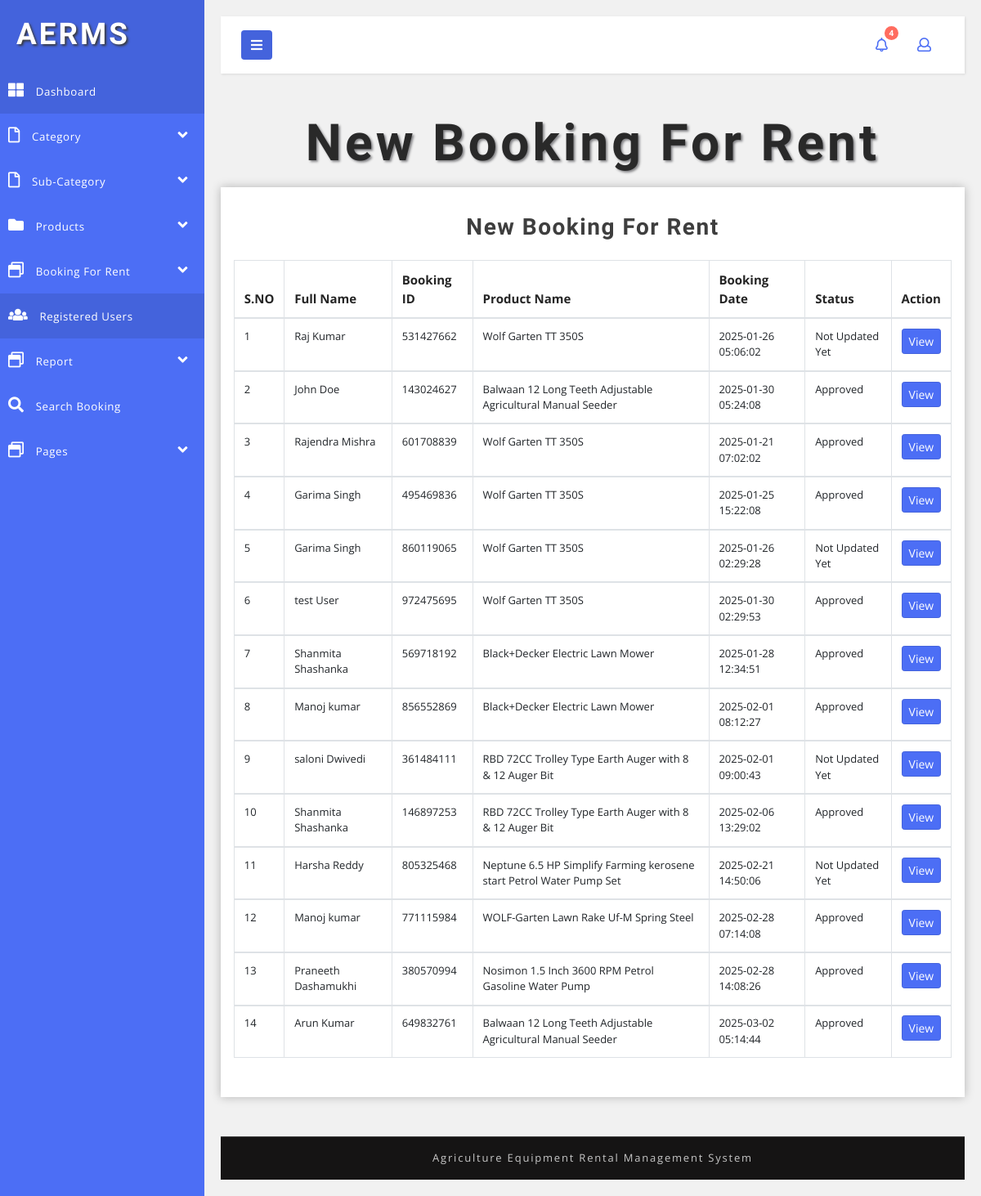
/aerms/admin/all-booking.php (signed in), run on the app's committed database.
### tables this page shows
CREATE TABLE `tblbooking` (
  `ID` int(10) NOT NULL,
  `BookingNumber` int(10) DEFAULT NULL,
  `UserID` int(10) DEFAULT NULL,
  `ProductID` int(10) DEFAULT NULL,
  `FromDate` date DEFAULT NULL,
  `ToDate` date DEFAULT NULL,
  `UsedFor` varchar(250) DEFAULT NULL,
  `Quantity` int(10) DEFAULT NULL,
  `DeliveryAddress` mediumtext DEFAULT NULL,
  `AddressProof` varchar(250) DEFAULT NULL,
  `DateofBooking` timestamp NULL DEFAULT current_timestamp(),
  `TotalCost` decimal(10,0) DEFAULT NULL,
  `Remark` varchar(250) DEFAULT NULL,
  `Status` varchar(250) DEFAULT NULL,
  `RemarkDate` timestamp NULL DEFAULT NULL ON UPDATE current_timestamp()
);

CREATE TABLE `tbluser` (
  `ID` int(10) NOT NULL,
  `FirstName` varchar(120) DEFAULT NULL,
  `LastName` varchar(120) DEFAULT NULL,
  `Email` varchar(120) DEFAULT NULL,
  `MobileNumber` bigint(20) DEFAULT NULL,
  `Password` varchar(120) DEFAULT NULL,
  `RegDate` timestamp NULL DEFAULT current_timestamp()
);

CREATE TABLE `tblproduct` (
  `ID` int(5) NOT NULL,
  `CategoryID` int(10) DEFAULT NULL,
  `SubcategoryID` int(5) DEFAULT NULL,
  `ProductName` varchar(250) DEFAULT NULL,
  `ModelNumber` varchar(250) DEFAULT NULL,
  `PowerSource` varchar(250) DEFAULT NULL,
  `RentPrice` decimal(10,0) DEFAULT NULL,
  `ProductSpecifications` mediumtext DEFAULT NULL,
  `ProductDescription` mediumtext DEFAULT NULL,
  `Image` varchar(250) DEFAULT NULL,
  `Image1` varchar(250) DEFAULT NULL,
  `Image2` varchar(250) DEFAULT NULL,
  `Image3` varchar(250) DEFAULT NULL,
  `Image4` varchar(250) DEFAULT NULL,
  `Image5` varchar(250) DEFAULT NULL,
  `CreationDate` timestamp NULL DEFAULT current_timestamp()
);

### aerms/admin/all-booking.php (the view, shortened to what this page needs)
<?php
include('includes/dbconnection.php');
if (strlen($_SESSION['aid']==0)) {
  header('location:logout.php');
  } else{
?>
<!DOCTYPE html>
<html lang="en">
<head>
    <link href="css/bootstrap.css" rel="stylesheet" type="text/css" media="all" />
    <link href="css/style.css" rel="stylesheet" type="text/css" media="all" />
    <link rel="stylesheet" href="css/style4.css">
    <link href="css/fontawesome-all.css" rel="stylesheet">
</head>
<body>
    <div class="wrapper">
   <?php include_once('includes/sidebar.php');?>
        <div id="content">
       <?php include_once('includes/header.php');?>
            <h2 class="main-title-w3layouts mb-2 text-center">New Booking For Rent</h2>
            <section class="tables-section">
                <div class="outer-w3-agile mt-3">
                    <h4 class="tittle-w3-agileits mb-4">New Booking For Rent</h4>
                    <div class="container-fluid">
                        <div class="row">
                            <table class="table table-bordered">
                                <thead>
                                    <tr>
                                        <th scope="col">S.NO</th>
                                        <th scope="col">Full Name</th>
                                        <th scope="col">Booking ID</th>
                                        <th scope="col">Product Name</th>
                                        <th scope="col">Booking Date</th>
                                        <th scope="col">Status</th>
                                        <th scope="col">Action</th>
                                    </tr>
                                </thead>
                                <?php
$ret=mysqli_query($con,"select tblbooking.ID as bid,tblbooking.UserID,tblbooking.ProductID,tblbooking.BookingNumber,tblbooking.FromDate,tblbooking.ToDate,tblbooking.UsedFor,tblbooking.Quantity,tblbooking.DeliveryAddress,tblbooking.AddressProof,tblbooking.DateofBooking,tblbooking.Status,tbluser.FirstName,tbluser.LastName,tbluser.Email,tbluser.MobileNumber,tblproduct.ProductName from  tblbooking join  tbluser on tbluser.ID=tblbooking.UserID join tblproduct on tblproduct.ID=tblbooking.ProductID");
$cnt=1;
while ($row=mysqli_fetch_array($ret)) {
?>
                                <tbody>
                                    <tr data-expanded="true">
            <td><?php echo $cnt;?></td>
                  <td><?php  echo $row['FirstName'];?> <?php  echo $row['LastName'];?></td>
                  <td><?php  echo $row['BookingNumber'];?></td>
                  <td><?php  echo $row['ProductName'];?></td>
                  <td><?php  echo $row['DateofBooking'];?></td>
                   <?php if($row['Status']==""){ ?>
                     <td><?php echo "Not Updated Yet"; ?></td>
<?php } else { ?>                  <td><?php  echo htmlentities($row['Status']);?>
                  </td>
                  <?php } ?>
                  <td><a class="btn btn-sm btn-primary" href="view-booking.php?viewid=<?php echo $row['bid'];?>">View</a>
                </tr>
                <?php
$cnt=$cnt+1;
}?>
                                </tbody>
                            </table>
                        </div>
                    </div>
                </div>
            </section>
           <?php include_once('includes/footer.php');?>
        </div>
    </div>
</body>
</html>
<?php }  ?>

### aerms/admin/css/style.css (style rules this page uses)
html, body { margin: 0; font-size: 100%; font-family: 'Open Sans', sans-serif; background: #fff; }
body a { text-decoration: none; transition: 0.5s all; -webkit-transition: 0.5s all; -moz-transition: 0.5s all; -o-transition: 0.5s all; -ms-transition: 0.5s all; }
h1, h2, h3, h4, h5, h6 { margin: 0; font-family: 'Poiret One', cursive; font-weight: 700; }
.outer-w3-agile { padding: 2em 1em; -webkit-box-shadow: 0px 0px 11px 0px rgba(0, 0, 0, 0.25); -moz-box-shadow: 0px 0px 11px 0px rgba(0, 0, 0, 0.25); box-shadow: 0px 0px 11px 0px rgba(0, 0, 0, 0.25); background: #fff; }
h2.main-title-w3layouts { font-size: 3.9em; letter-spacing: 4px; color: #292929; text-shadow: 2px 2px 3px #838386; text-transform: capitalize; }
h4.tittle-w3-agileits { font-size: 2em; letter-spacing: 1.5px; font-weight: 600; color: #3e3e3e; text-align: center; }
.table th, .table td { padding: 0.74rem; vertical-align: top; border-top: 1px solid #dee2e6; font-size: 13px; }
.table th { color: #252525; font-size: 15px; }
.btn-primary { color: #fff; background-color: #4c6ef5; border-color: #4463dc; }
@media (max-width:1280px) { h4.tittle-w3-agileits { font-size: 1.75em; } }

### aerms/admin/css/style4.css (style rules this page uses)
body { font-family: 'Open Sans', sans-serif; background: #f1f1f1; }
a, a:hover, a:focus { color: inherit; text-decoration: none; transition: all 0.3s; }
.wrapper { display: flex; align-items: stretch; }
#content { padding: 20px; min-height: 100vh; transition: all 0.3s; overflow: hidden; width: 100%; }

### data on the page
tblbooking: UserID.FirstName "Raj", UserID.LastName "Kumar", BookingNumber "531427662", ProductID.ProductName "Wolf Garten TT 350S", DateofBooking "2025-01-26 05:06:02", shows "Not Updated Yet"
tblbooking: UserID.FirstName "John", UserID.LastName "Doe", BookingNumber "143024627", ProductID.ProductName "Balwaan 12 Long Teeth Adjustable Agricultural Manual Seeder", DateofBooking "2025-01-30 05:24:08", Status "Approved"
tblbooking: UserID.FirstName "Rajendra", UserID.LastName "Mishra", BookingNumber "601708839", ProductID.ProductName "Wolf Garten TT 350S", DateofBooking "2025-01-21 07:02:02", Status "Approved"
tblbooking: UserID.FirstName "Garima", UserID.LastName "Singh", BookingNumber "495469836", ProductID.ProductName "Wolf Garten TT 350S", DateofBooking "2025-01-25 15:22:08", Status "Approved"
tblbooking: UserID.FirstName "Garima", UserID.LastName "Singh", BookingNumber "860119065", ProductID.ProductName "Wolf Garten TT 350S", DateofBooking "2025-01-26 02:29:28", shows "Not Updated Yet"
tblbooking: UserID.FirstName "test", UserID.LastName "User", BookingNumber "972475695", ProductID.ProductName "Wolf Garten TT 350S", DateofBooking "2025-01-30 02:29:53", Status "Approved"
tblbooking: UserID.FirstName "Shanmita", UserID.LastName "Shashanka", BookingNumber "569718192", ProductID.ProductName "Black+Decker Electric Lawn Mower", DateofBooking "2025-01-28 12:34:51", Status "Approved"
tblbooking: UserID.FirstName "Manoj", UserID.LastName "kumar", BookingNumber "856552869", ProductID.ProductName "Black+Decker Electric Lawn Mower", DateofBooking "2025-02-01 08:12:27", Status "Approved"
tblbooking: UserID.FirstName "saloni", UserID.LastName "Dwivedi", BookingNumber "361484111", ProductID.ProductName "RBD 72CC Trolley Type Earth Auger with 8 & 12 Auger Bit", DateofBooking "2025-02-01 09:00:43", shows "Not Updated Yet"
tblbooking: UserID.FirstName "Shanmita", UserID.LastName "Shashanka", BookingNumber "146897253", ProductID.ProductName "RBD 72CC Trolley Type Earth Auger with 8 & 12 Auger Bit", DateofBooking "2025-02-06 13:29:02", Status "Approved"
tblbooking: UserID.FirstName "Harsha", UserID.LastName "Reddy", BookingNumber "805325468", ProductID.ProductName "Neptune 6.5 HP Simplify Farming kerosene start Petrol Water Pump Set", DateofBooking "2025-02-21 14:50:06", shows "Not Updated Yet"
tblbooking: UserID.FirstName "Manoj", UserID.LastName "kumar", BookingNumber "771115984", ProductID.ProductName "WOLF-Garten Lawn Rake Uf-M Spring Steel", DateofBooking "2025-02-28 07:14:08", Status "Approved"
tblbooking: UserID.FirstName "Praneeth", UserID.LastName "Dashamukhi", BookingNumber "380570994", ProductID.ProductName "Nosimon 1.5 Inch 3600 RPM Petrol Gasoline Water Pump", DateofBooking "2025-02-28 14:08:26", Status "Approved"
tblbooking: UserID.FirstName "Arun", UserID.LastName "Kumar", BookingNumber "649832761", ProductID.ProductName "Balwaan 12 Long Teeth Adjustable Agricultural Manual Seeder", DateofBooking "2025-03-02 05:14:44", Status "Approved"

### other printed values
$num "4"
